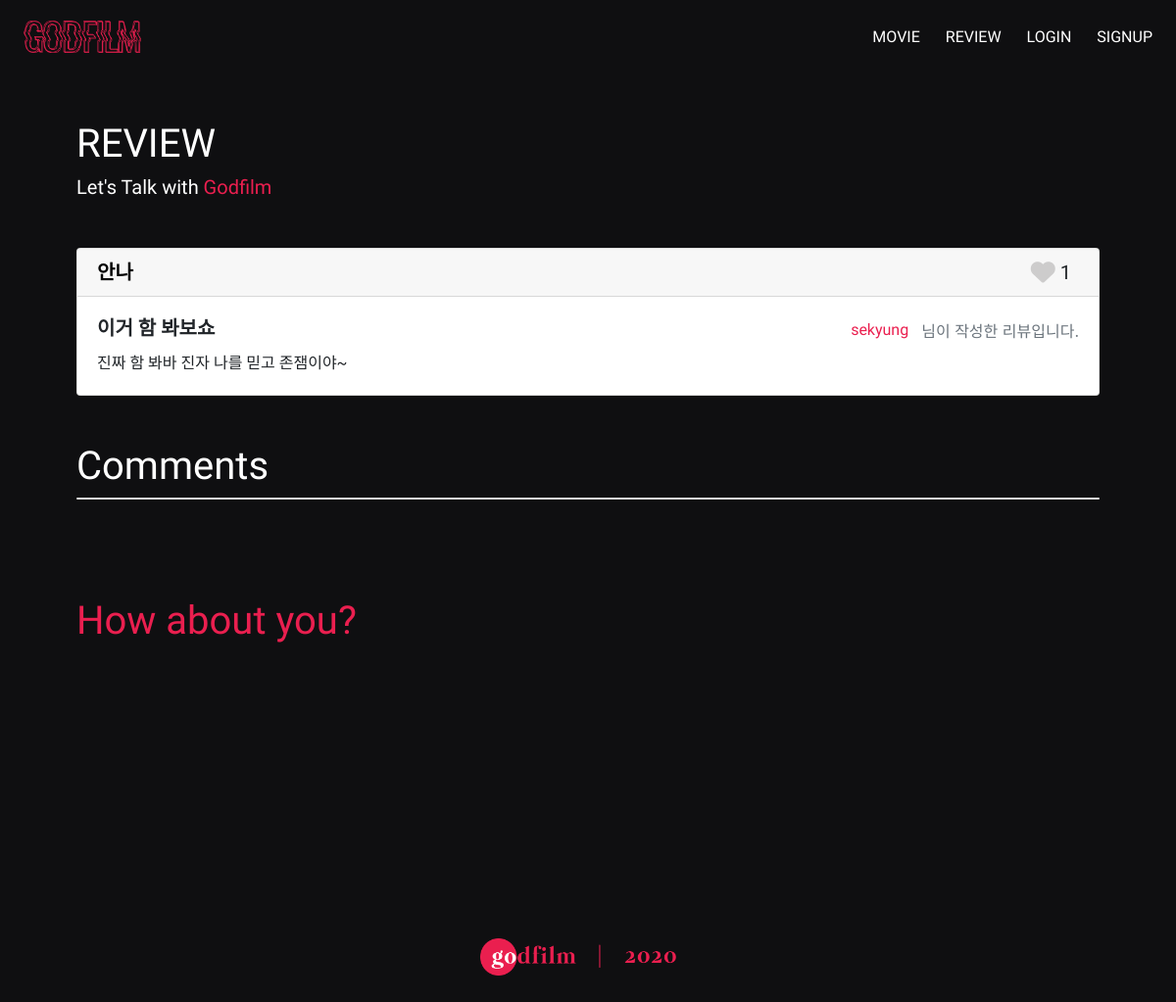
Page /movies/1/1/ on the committed database.
### movies/models.py (models this page shows, shortened)
class Review(models.Model):
    title = models.CharField(max_length=100)
    content = models.TextField()
    user = models.ForeignKey(settings.AUTH_USER_MODEL, on_delete=models.CASCADE)
    movie = models.ForeignKey(Movie, on_delete=models.CASCADE)
    like_users = models.ManyToManyField(settings.AUTH_USER_MODEL, related_name='like_reviews', blank=True)

class Movie(models.Model):
    title = models.CharField(max_length=100)
    overview = models.TextField(blank=True)
    poster_path = models.CharField(max_length=200, null=True)
    cast = models.ManyToManyField(Cast, related_name='cast_movie', blank=True)

### accounts/models.py (models this page shows)
class User(AbstractUser):
    followers = models.ManyToManyField(
            settings.AUTH_USER_MODEL,
            related_name='followings'
        )

### movies/views.py (the view)
# urls.py: path('<int:movie_id>/<int:review_id>/', views.review_detail, name='review_detail'),
def review_detail(request, movie_id, review_id):
    movie = get_object_or_404(Movie, id=movie_id)
    review = get_object_or_404(Review, id=review_id)
    comments = review.reviewcomment_set.all()
    comment_form = ReviewCommentForm()
    context = {
        'movie': movie,
        'review': review,
        'comments': comments,
        'comment_form': comment_form,
    }
    return render(request, 'movies/review_detail.html', context)

### movies/templates/movies/review_detail.html (shortened to what this page needs)
{% extends 'base.html' %}
{% load bootstrap4 %}
{% block content %}
<div style="margin-bottom: 50px;">
  <h1 style="color: white;">REVIEW</h1>
  <h5 style="color: white;">Let's Talk with <span style="color: #ea1f4f;">Godfilm</span></h5>
</div>
<div class="card">
  <h5 class="card-header"><a href="{% url 'movies:movie_detail' movie.id %}"
    style="text-decoration:none; font-family: 'Nanum Gothic', sans-serif; font-weight: bold; color:black" class="review-movie">{{ review.movie.title }}</a>
    <div class="float-right">
        {% if user in movie.like_users.all %}
          <i class="fas fa-heart fa-lg like-button" style="color: #ea1f4f" data-movieid="{{ movie.id }}" data-reviewid="{{ review.id }}"></i>
        {% else %}
          <i class="fas fa-heart fa-lg like-button" style="color:#cdcccc" data-movieid="{{ movie.id }}" data-reviewid="{{ review.id }}"></i>
        {% endif %}
        <span id="like-count-{{ review.id }}" class="mr-2">{{ review.like_users.all|length }}</span>
      </div>
  </h5>
  <div class="card-body">
    <div class="d-flex justify-content-between">
      <h5 class="card-title" style="font-family: 'Nanum Gothic', sans-serif; font-weight: bold;">{{ review.title }}</h5>
      <span><a href="{% url 'accounts:profile' review.user.username %}" class="btn goprofile" style="margin-top: -5px;">{{ review.user.username }}</a><span class="text-muted">님이 작성한 리뷰입니다.</span></span>
    </div>
    <p class="card-text" style="font-family: 'Nanum Gothic', sans-serif;">{{ review.content }}</p>
  </div>
</div>
<h1 style="font-family: 'Suez One', serif; color: white;;" class="mt-5">Comments</h1>
	<div class="card">
  </div>
  <div class="mb-5">
    <h1 style="font-family: 'Suez One', serif; color: #ea1f4f;" class="opinion">How about you?</h1>
  </div>
{% endblock %}

### templates/base.html (style rules this page uses)
p { font-family: 'Raleway', sans-serif; }
#back { width: 100%; background-color: #0f0f11; }
h1, h5 { font-family: 'Suez One', serif; }
.goprofile { text-decoration:none; font-family: 'Suez One', serif; color: #ea1f4f; border-radius: 50px; }
.opinion { margin-top: 100px; }

### rows in the picture
Review: movie "안나", like_users.all|length "1", title "이거 함 봐보쇼", user.username "sekyung", content "진짜 함 봐바 진자 나를 믿고 존잼이야~"
